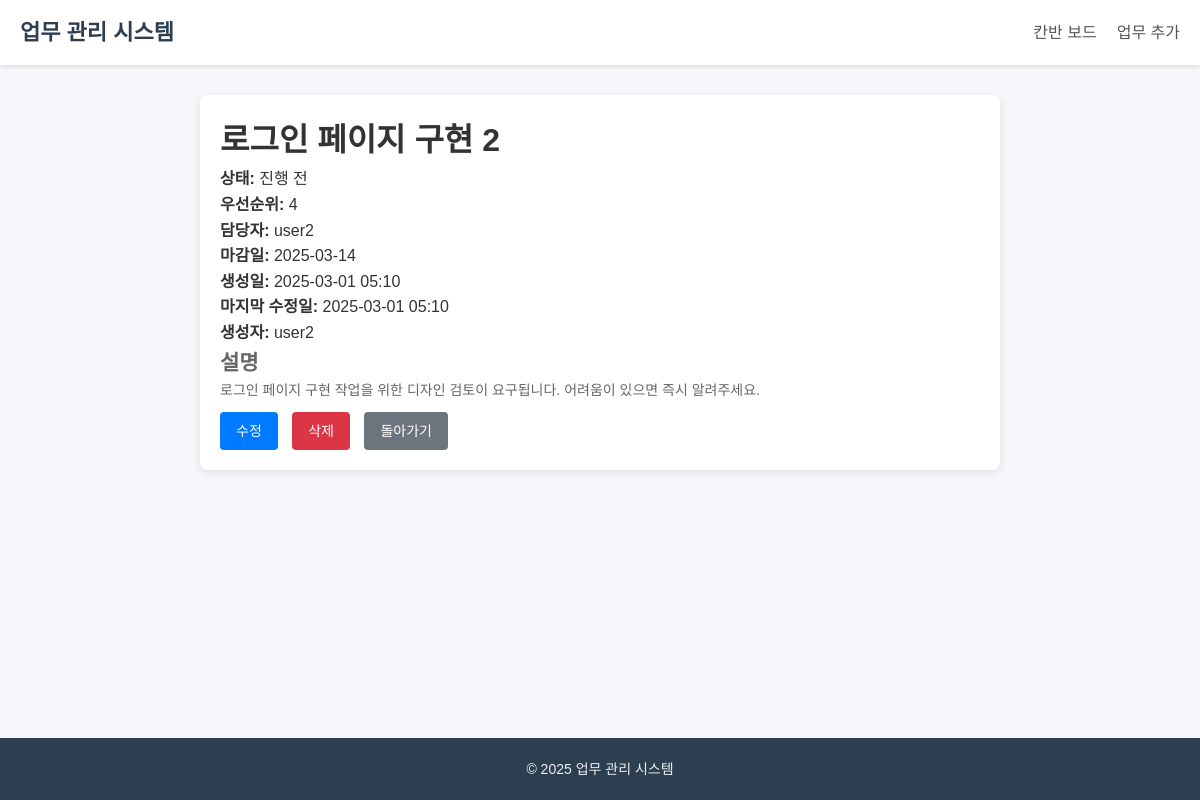
The page /task/task/2/ on the database its author committed.
### task/models.py (models this page shows, shortened)
class Task(models.Model):
    title = models.CharField(max_length=200, verbose_name="제목")
    description = models.TextField(blank=True, null=True, verbose_name="설명")
    status = models.CharField(
        max_length=20,
        choices=TaskStatus.choices,
        default=TaskStatus.TODO,
        verbose_name="상태",
    )
    priority = models.IntegerField(default=0, verbose_name="우선순위")
    created_at = models.DateTimeField(auto_now_add=True, verbose_name="생성일")
    updated_at = models.DateTimeField(auto_now=True, verbose_name="수정일")
    due_date = models.DateField(blank=True, null=True, verbose_name="마감일")
    assigned_to = models.ForeignKey(
        User,
        on_delete=models.SET_NULL,
        blank=True,
        null=True,
        related_name="assigned_tasks",
        verbose_name="담당자",
    )
    created_by = models.ForeignKey(
        User,
        on_delete=models.CASCADE,
        related_name="created_tasks",
        verbose_name="생성자",
    )
    class Meta:
        ordering = ["priority", "-created_at"]
        verbose_name = "업무"
        verbose_name_plural = "업무"

### task/views.py (the view, shortened to what this page needs)
# urls.py: path("task/<int:pk>/", views.task_detail, name="task_detail"),
def task_detail(request, pk):
    task = get_object_or_404(Task, pk=pk)
    return render(request, "task/task_detail.html", {"task": task})

### task/templates/task/task_detail.html
{% extends 'base.html' %}
{% block content %}
<div class="task-detail-container">
    <h1>{{ task.title }}</h1>
    <div class="task-info">
        <p><strong>상태:</strong> {{ task.get_status_display }}</p>
        <p><strong>우선순위:</strong> {{ task.priority }}</p>
        {% if task.assigned_to %}
        <p><strong>담당자:</strong> {{ task.assigned_to.username }}</p>
        {% endif %}
        {% if task.due_date %}
        <p><strong>마감일:</strong> {{ task.due_date|date:"Y-m-d" }}</p>
        {% endif %}
        <p><strong>생성일:</strong> {{ task.created_at|date:"Y-m-d H:i" }}</p>
        <p><strong>마지막 수정일:</strong> {{ task.updated_at|date:"Y-m-d H:i" }}</p>
        <p><strong>생성자:</strong> {{ task.created_by.username }}</p>
    </div>
    <div class="task-description">
        <h2>설명</h2>
        <div class="description-content">
            {% if task.description %}
            {{ task.description|linebreaks }}
            {% else %}
            <p>설명 없음</p>
            {% endif %}
        </div>
    </div>
    <div class="task-actions">
        <a href="{% url 'task_update' task.id %}" class="btn btn-primary">수정</a>
        <a href="{% url 'task_delete' task.id %}" class="btn btn-danger">삭제</a>
        <a href="{% url 'kanban_board' %}" class="btn btn-secondary">돌아가기</a>
    </div>
</div>
{% endblock %}

### static/css/base.css (style rules this page uses)
* { box-sizing: border-box; margin: 0; padding: 0; }
body { font-family: 'Noto Sans KR', sans-serif; line-height: 1.6; color: #333; background-color: #f5f7fa; min-height: 100vh; display: flex; flex-direction: column; }
.btn { display: inline-block; padding: 8px 16px; font-size: 14px; font-weight: 500; text-align: center; text-decoration: none; border-radius: 4px; cursor: pointer; transition: background-color 0.2s; border: none; }
.btn-primary { background-color: #3498db; color: white; }
.btn-secondary { background-color: #95a5a6; color: white; }
.btn-danger { background-color: #e74c3c; color: white; }

### static/css/task/kanban.css (style rules this page uses)
* { box-sizing: border-box; margin: 0; padding: 0; }
body { font-family: 'Noto Sans KR', sans-serif; line-height: 1.6; color: #333; background-color: #f5f7fa; }
.task-description { font-size: 14px; color: #666; margin-bottom: 10px; }
.btn { display: inline-block; padding: 8px 16px; font-size: 14px; font-weight: 500; text-align: center; text-decoration: none; border-radius: 4px; cursor: pointer; transition: background-color 0.2s; }
.btn-primary { background-color: #007bff; color: white; border: none; }
.btn-secondary { background-color: #6c757d; color: white; border: none; margin-left: 10px; }
.btn-danger { background-color: #dc3545; color: white; border: none; margin-left: 10px; }
.task-form-container, .task-detail-container, .delete-confirmation-container { max-width: 800px; margin: 0 auto; padding: 20px; background-color: white; border-radius: 8px; box-shadow: 0 2px 8px rgba(0, 0, 0, 0.1); }

### rows shown on the page
Task: title "로그인 페이지 구현 2", status "진행 전", priority "4", assigned_to.username "user2", due_date "2025-03-14", created_at "2025-03-01 05:10", updated_at "2025-03-01 05:10", created_by.username "user2", description "로그인 페이지 구현 작업을 위한 디자인 검토이 요구됩니다. 어려움이 있으면 즉시 알려주세요."
